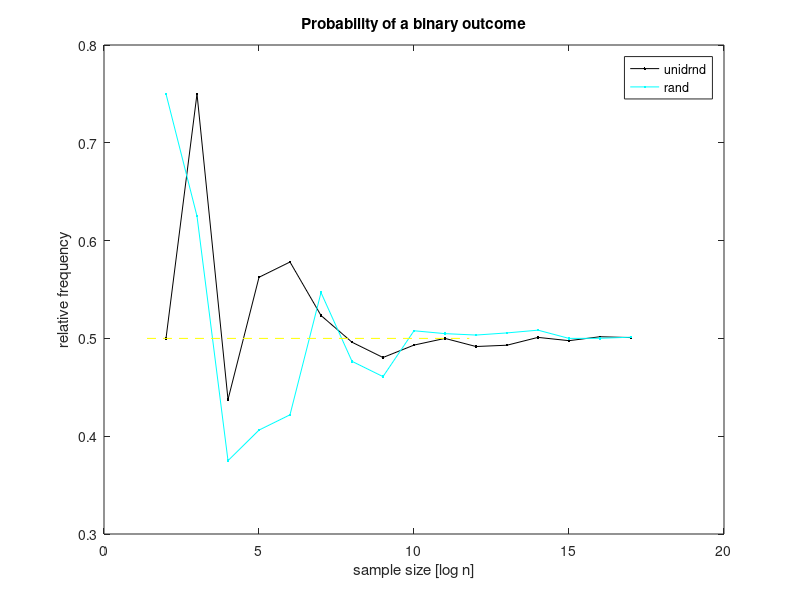

Write MATLAB code to recreate this figure.
% Exercise 1 of Chp.2
% Generation of discrete uniform data and computation of the probability of
% occurrence of a discrete value.
m = 2; % number of discrete values for the random variable
nV = 2.^(2:17)';
% The following is just to show how to save a figure (not activated)
pridir = 'D:\MyFiles\Teach\DataAnalysisTHMMY\Figures\'; % The selected directory
pritxt = 'exercise2_1'; % The selected filename (without suffix)

% Applying both approaches for random coin toss: 1) directly from the 
% discrete uniform distribution, 2) discretizing the number from the 
% continuous uniform distribution.   
nn = length(nV);
propM = NaN*ones(nn,2);
for in=1:nn
    n = nV(in);
    fprintf('%d.',n);
    xV = unidrnd(m,n,1);
    yV = rand(n,1);
    propM(in,1) = length(find(xV==1))/n;
    propM(in,2) = length(find(yV<0.5))/n;
end
fprintf('\n');
figure(1)
clf
plot(log2(nV),propM(:,1),'.-k')
hold on
plot(log2(nV),propM(:,2),'.-c')
plot([log(nV(1)) log(nV(nn))],(1/m)*[1 1],'--y')
legend('unidrnd','rand')
xlabel('sample size [log n]')
ylabel('relative frequency')
title('Probability of a binary outcome')
eval(['print -djpeg ',pridir,pritxt,'.jpg'])
